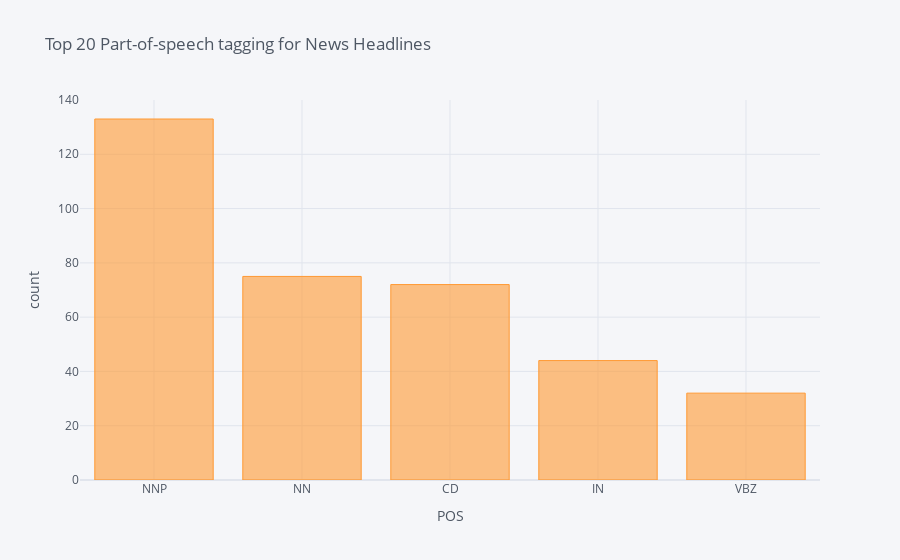

The notebook cell this image was saved under:
### Markdown cell above
<font color='red'>Insights:</font> We can see that by looking at bigrams instead of just single words we are able to get a better sense of the what is trending in the news. We can see that the word new york bigram makes sense now as compared to earlier. Those two words individually do not make any sense but now looking at bigram we can notice that it is acttually referring to the New York City and it is probably in the news after it has now emerged as the new Coronavirus hotspot with close to 1000 deaths. We can also see the word social distancing which signifies the emphasis being given by the media on it.

### Code cell
# extracting the parts of specch from the news headlines using textBlob
nltk.download('averaged_perceptron_tagger')
blob = TextBlob(str(news_articles_df['title']))
pos_df = pd.DataFrame(blob.tags, columns = ['word' , 'pos'])
pos_df = pos_df.pos.value_counts()[:5]
pos_df.iplot(
    kind='bar',
    xTitle='POS',
    yTitle='count', 
    title='Top 20 Part-of-speech tagging for News Headlines')

### Figure 1 — Plotly figure (JSON) as saved in the notebook; plotly's stock layout.template omitted (floating-point values rounded to 4 significant figures)
{"data": [{"marker": {"color": "rgba(255, 153, 51, 0.6)", "line": {"color": "rgba(255, 153, 51, 1.0)", "width": 1}}, "name": "pos", "orientation": "v", "text": "", "type": "bar", "x": ["NNP", "NN", "CD", "IN", "VBZ"], "y": [133, 75, 72, 44, 32]}], "layout": {"legend": {"bgcolor": "#F5F6F9", "font": {"color": "#4D5663"}}, "paper_bgcolor": "#F5F6F9", "plot_bgcolor": "#F5F6F9", "title": {"font": {"color": "#4D5663"}, "text": "Top 20 Part-of-speech tagging for News Headlines"}, "xaxis": {"gridcolor": "#E1E5ED", "showgrid": true, "tickfont": {"color": "#4D5663"}, "title": {"font": {"color": "#4D5663"}, "text": "POS"}, "zerolinecolor": "#E1E5ED"}, "yaxis": {"gridcolor": "#E1E5ED", "showgrid": true, "tickfont": {"color": "#4D5663"}, "title": {"font": {"color": "#4D5663"}, "text": "count"}, "zerolinecolor": "#E1E5ED"}}}
